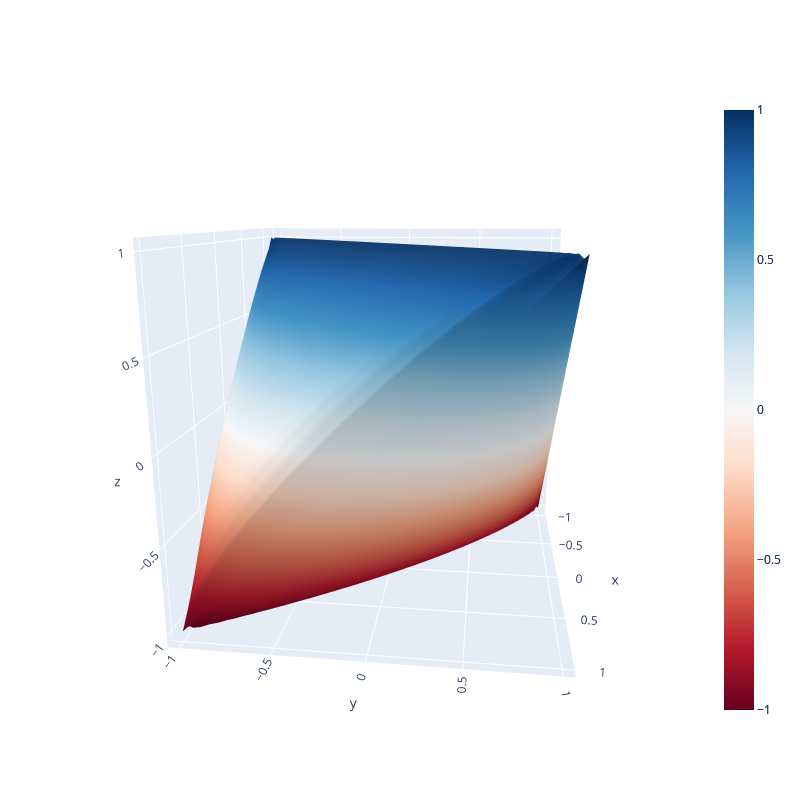

The notebook cell saved with this chart:
### Code cell
fig = go.Figure(data=[go.Surface(x=a,y=b,z=c_p, colorscale="RdBu"),
                     go.Surface(x=a,y=b,z=c_m, colorscale="RdBu")])
fig.update_layout(
    autosize=False,
    width=800,
    height=800,
)
fig.show()
